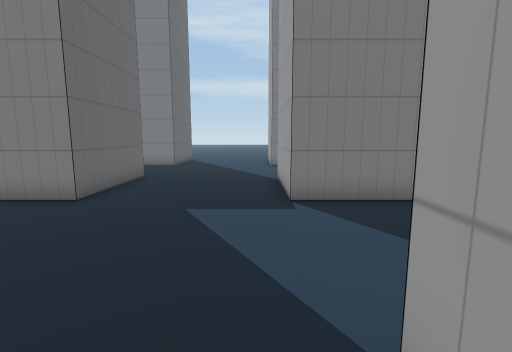
View 1 (above)

21 first-person views from a walk through a scene from a Unity 3-D project. The camera is 1.5 m above the floor, tilts 8° down and sees 85° across. Doors are open. The floor is counted in squares, 1 m on a side. Each view is taken from the middle of a square. On the plan, view 1 faces up. The plan holds only what a view shows up to about 14 squares ahead; the rest is blank. The place goes on beyond the plan. The player character is not drawn. Some animated figures are left out. Some surface patterns are stand-ins.

View 2
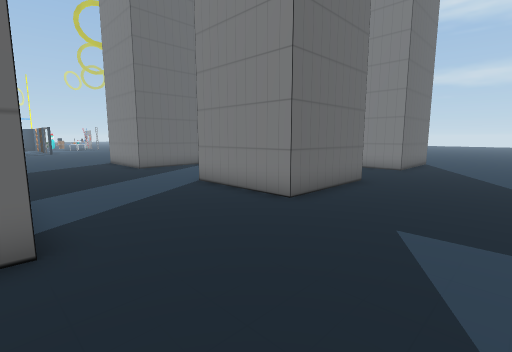

View 3
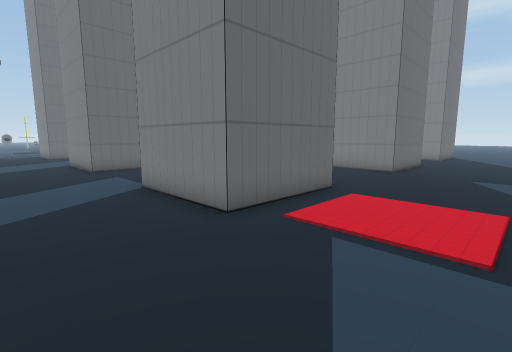

View 4
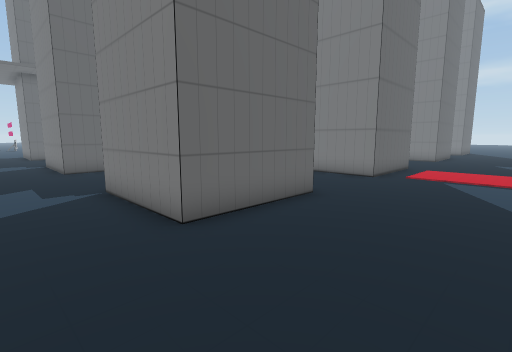

View 5
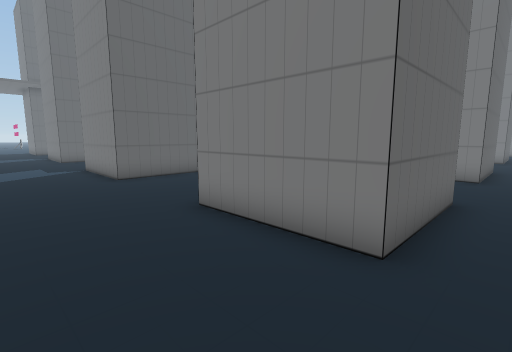

View 6
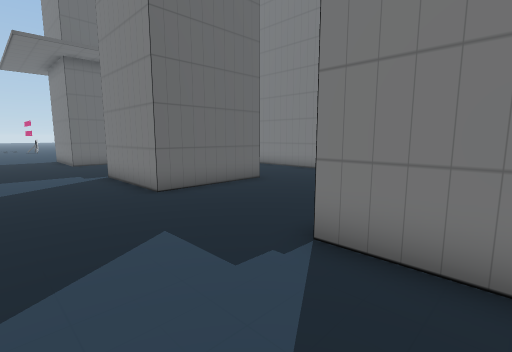

View 7
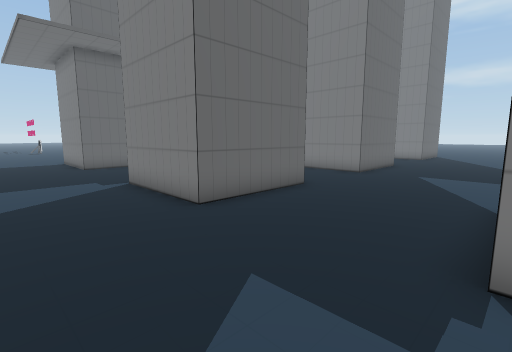

View 8
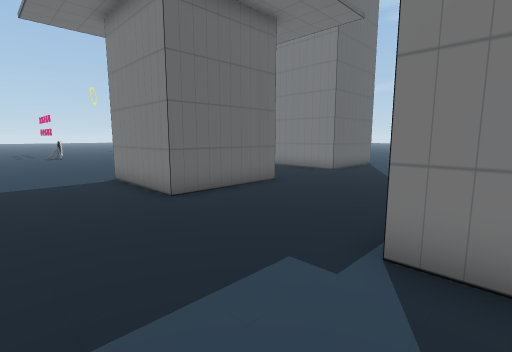

View 9
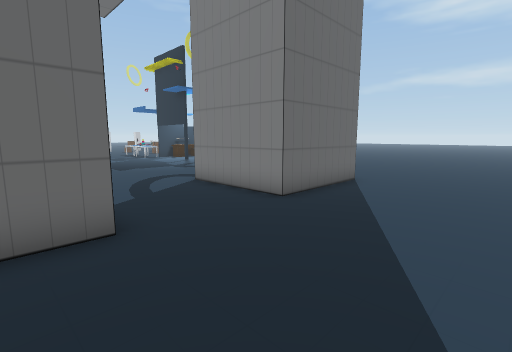

View 10
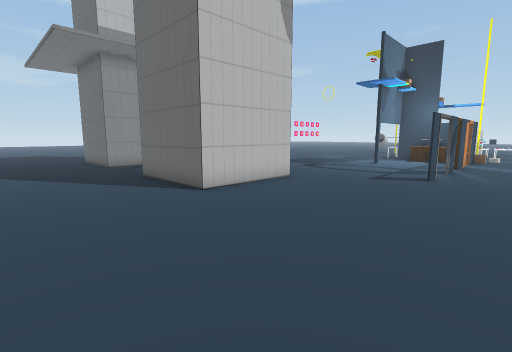

View 11
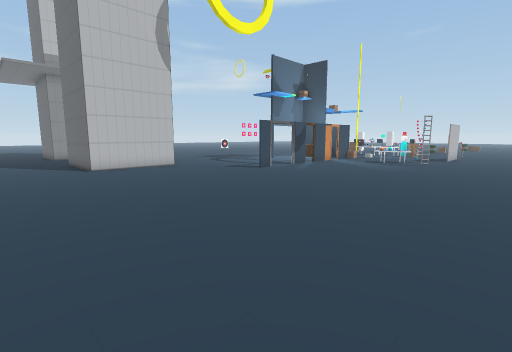

View 12
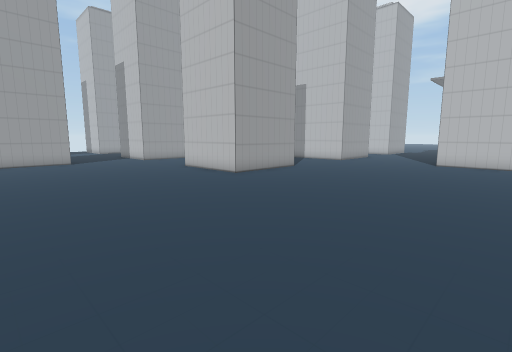

View 13
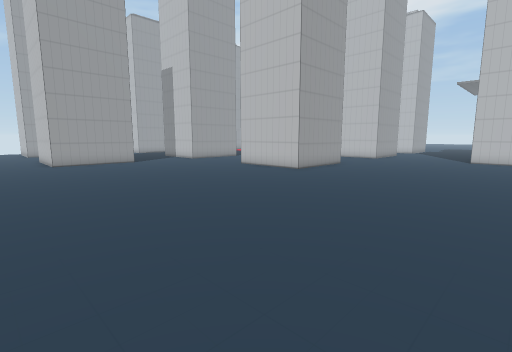

View 14
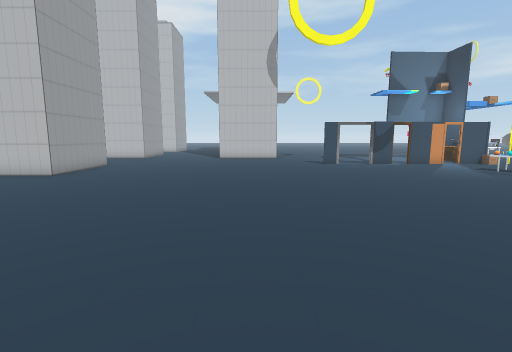

View 15
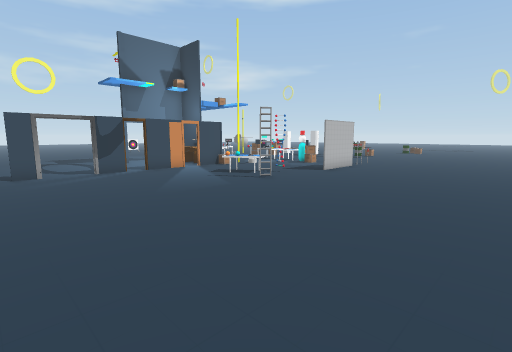

View 16
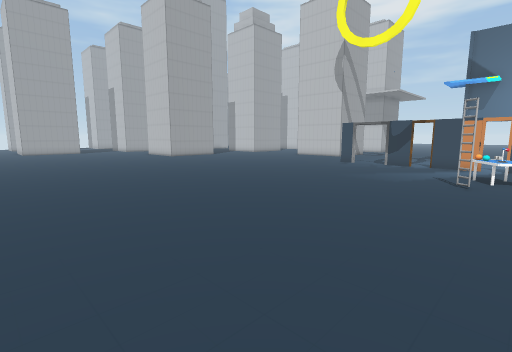

View 17
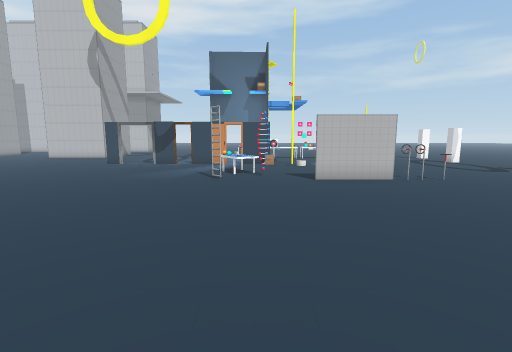

View 18
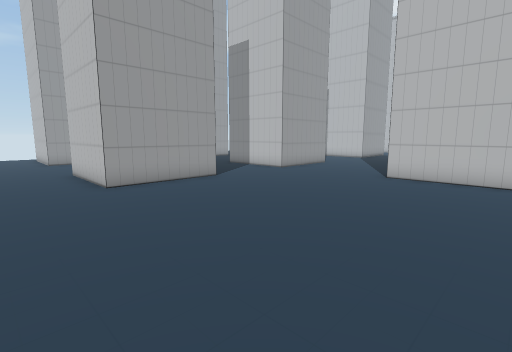

View 19
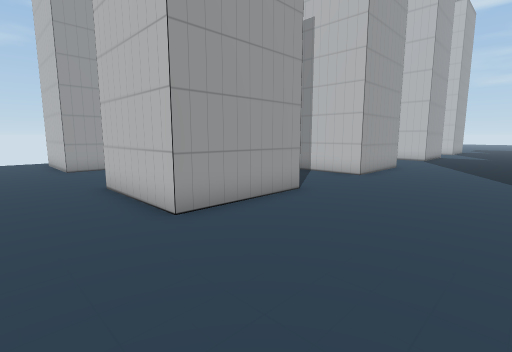

View 20
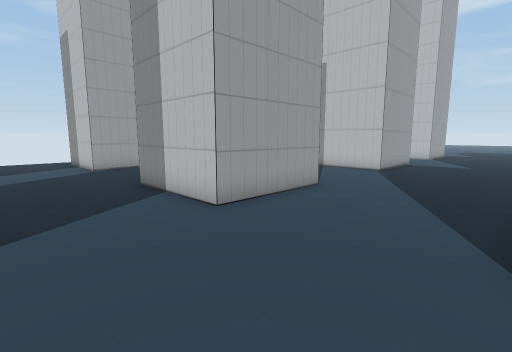

View 21
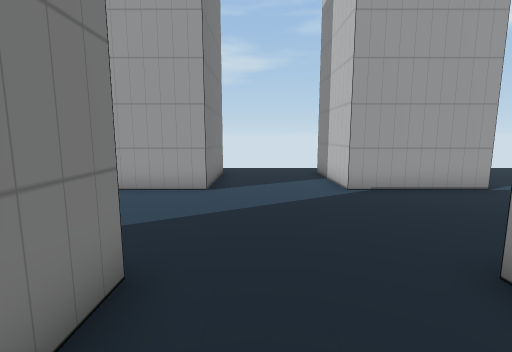

### Floor plan
Points are (right, up) in squares from view 1. A wall is a line through its corners. A room is listed if a view was taken in it or the views show most of it. See-through windows are left out.
Room 1 (views 1, 2, 3, 4, 5, 6, 7, 8, 9, 10, 11, 12, 13, 14, 15, 16, 17, 18, 19, 20, 21)
walls: (-17.2, 6.8) (-17.2, 10.4) (-13.1, 10.4); (-13.2, 7.9) (-13.2, 6.4) (-14.6, 6.4); (-13.2, 0.9) (-13.2, -2.6) (-16.6, -2.6); (-8.2, 6.4) (-8.2, 10.4) (-4.2, 10.4) (-4.2, 6.4) (-8.2, 6.4); (-8.2, -1.2) (-8.2, 1.4) (-5.6, 1.4); (-8.2, 14.4) (-8.2, 18.4) (-4.1, 18.4); (-4.2, 1.5) (-4.2, -2.6) (-8.2, -2.6); (-26.5, 1.4) (-22.4, 1.4) (-22.4, -2.6) (-26.5, -2.6); (-13.2, -6.5) (-13.2, -10.6) (-17.2, -10.6); (-29.6, 5.6) (-28.8, 5.6); (-23.5, -6.6) (-22.4, -6.6) (-22.4, -10.6) (-26.5, -10.6); (-4.2, 16.8) (-4.2, 14.4) (-6, 14.4); (-4.2, -6.5) (-4.2, -10.6) (-8.2, -10.6); (0.8, 0.8) (0.8, 1.5); (-32.6, 5.6) (-31.2, 5.6); (3.8, 6.4) (0.8, 6.4) (0.8, 10.4) (4.9, 10.4); (4.8, 1.4) (4.8, -2.6) (4.1, -2.6); (-35.5, 5.6) (-33.4, 5.6); (4.8, 14.4) (0.8, 14.4) (0.8, 18.4) (4.4, 18.4); (4.8, -6.5) (4.8, -10.6) (0.8, -10.6)
ways out: opening at (-27.7, -5.4); open door at (-36, 5.5); open door at (-33, 5.5); open door at (-30.5, 5.5)
objects: other object (-39, 7); other object (-37, 9) to (-35, 10); other object (-36, 9); other object (-36, 11)

Where each view was taken, in squares from view 1:
view 1: 0 up, 0 right, facing up
view 2: 1 up, 0 right, facing up-left
view 3: 6 down, 0 right, facing up-left
view 4: 13 down, 0 right, facing up-left
view 5: 14 down, 6 right, facing up-left
view 6: 14 down, 6 left, facing up-left
view 7: 14 down, 8 left, facing up-left
view 8: 14 down, 16 left, facing up-left
view 9: 8 down, 18 left, facing up-left
view 10: 8 up, 18 left, facing down-left
view 11: 15 up, 19 left, facing down-left
view 12: 18 up, 26 left, facing down-right
view 13: 21 up, 25 left, facing down-right
view 14: 21 up, 25 left, facing down
view 15: 18 up, 28 left, facing down-left
view 16: 21 up, 37 left, facing down-right
view 17: 21 up, 37 left, facing down
view 18: 21 up, 17 left, facing down-right
view 19: 21 up, 13 left, facing down-right
view 20: 14 up, 13 left, facing down-right
view 21: 13 up, 7 left, facing right
